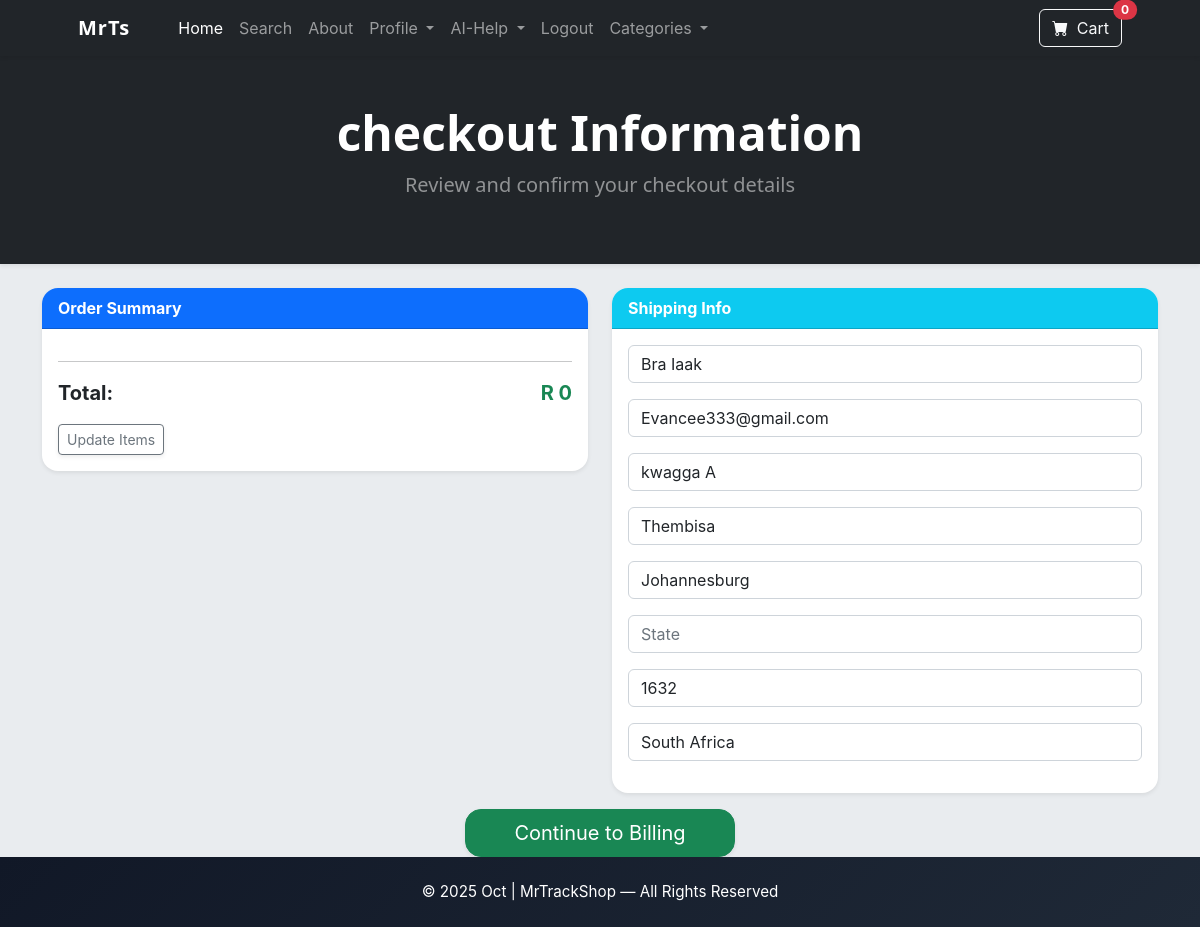
Screenshot of /payment/checkout/ (signed in) with the database file from the repository.
### payment/models.py (models this page shows, shortened)
class ShippingAddress(models.Model):
    user = models.ForeignKey(User, on_delete=models.CASCADE, blank=True, null=True)
    shipping_full_name = models.CharField(max_length=255)
    shipping_email = models.CharField(max_length=255)
    shipping_address1 = models.CharField(max_length=255)
    shipping_address2 = models.CharField(max_length=255,null=True, blank=True)
    shipping_city = models.CharField(max_length=255)
    shipping_state = models.CharField(max_length=255, null=True, blank=True)
    shipping_zipcode = models.CharField(max_length=255, null=True, blank=True)
    shipping_country = models.CharField(max_length=255)
    class Meta:
        verbose_name_plural = "Shipping Address"

### payment/views.py (the view)
# urls.py: path('checkout/', views.checkout, name='checkout'),
def checkout(request):
    cart = Cart(request)
    cart_products = cart.get_prods()
    quantities = cart.get_quants()
    totals = cart.cart_total()
    if request.user.is_authenticated:
        shipping_user = ShippingAddress.objects.filter(user__id=request.user.id).first()
        shipping_form = ShippingForm(request.POST or None, instance=shipping_user)
    else:
        shipping_form = ShippingForm(request.POST or None)
    return render(request, 'payments/checkout.html', {
        "cart_products": cart_products,
        "quantities": quantities,
        "totals": totals,
        "shipping_form": shipping_form
    })

### cart/cart.py (called while the page is built, shortened)
    def cart_total(self):
        product_ids = self.cart.keys()
        products = Product.objects.filter(id__in=product_ids)
        quantities = self.cart
        total = 0
        return total

    def __len__(self):
        return len(self.cart)

    def get_prods(self):
        product_ids = self.cart.keys()
        products = Product.objects.filter(id__in=product_ids)
        return products

    def get_quants(self):
        quantities = self.cart
        return quantities

### cart/context_processors.py (called while the page is built)
def cart(request):
    return {'cart': Cart(request)}

### payment/templates/payments/checkout.html (shortened to what this page needs)
{% extends 'base.html' %}
{% block content %}
<header class="bg-dark py-5 mb-4 shadow-sm">
    <div class="container text-center text-white">
        <h1 class="display-5 fw-bold" style="font-family: 'Montserrat', 'Segoe UI', Arial, sans-serif;">
            checkout Information
        </h1>
        <p class="lead fw-normal text-white-50" style="font-family: 'Montserrat', 'Segoe UI', Arial, sans-serif;">
            Review and confirm your checkout details
        </p>
    </div>
</header>
<div class="container">
    <form method="POST" action="{% url 'billing_info' %}" class="row g-4">
        <div class="col-lg-6">
            <div class="card shadow-sm rounded-4 border-0">
                <div class="card-header bg-primary text-white fw-bold py-2 rounded-top-4">Order Summary</div>
                <div class="card-body">
                    <hr>
                    <div class="d-flex justify-content-between align-items-center">
                        <span class="fw-bold fs-5">Total:</span>
                        <span class="text-success fw-bold fs-5">R {{ totals }}</span>
                    </div>
                    <div class="mt-3">
                        <a href="{% url 'cart_summary' %}" class="btn btn-outline-secondary btn-sm shadow-sm">Update Items</a>
                    </div>
                </div>
            </div>
        </div>
        <div class="col-lg-6">
            <div class="card shadow-sm rounded-4 border-0">
                <div class="card-header bg-info text-white fw-bold py-2 rounded-top-4">Shipping Info</div>
                <div class="card-body">
                    {{ shipping_form.as_p }}
                </div>
            </div>
        </div>
        <div class="col-12 text-center mt-3">
            <button type="submit" class="btn btn-success btn-lg px-5 shadow-sm rounded-4">Continue to Billing</button>
        </div>
    </form>
</div>
{% endblock %}

### store/templates/base.html (style rules this page uses)
body { font-family: "Inter", system-ui, -apple-system, "Segoe UI", Roboto, sans-serif; }

### rows the page displays
ShippingAddress: shipping_full_name "Bra Iaak", shipping_email "Evancee333@gmail.com", shipping_address1 "kwagga A", shipping_address2 "Thembisa", shipping_city "Johannesburg", shipping_zipcode "1632", shipping_country "South Africa"

### other values shown
{{ cart|length }} "0"
{{ totals }} "0"
